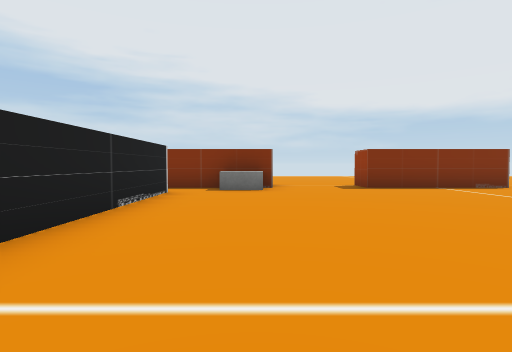
view 1 (above)

12 first-person views from a walk through a 3-D level made in the Unity game engine. The camera is 0.57 m above the floor, tilts 2° down and sees 80° across. The floor is counted in squares, 1 m on a side. Each view is taken from the middle of a square. On the plan, view 1 faces up. The plan holds only what a view shows up to about 9 squares ahead; the rest is blank. Some surface patterns are stand-ins.

view 2
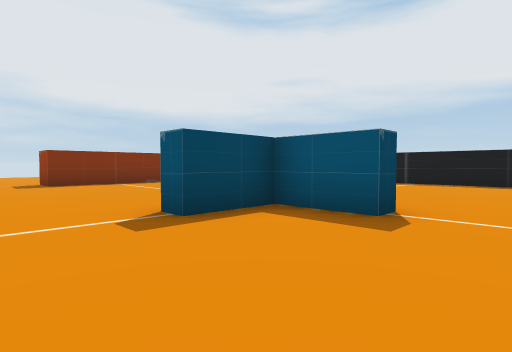

view 3
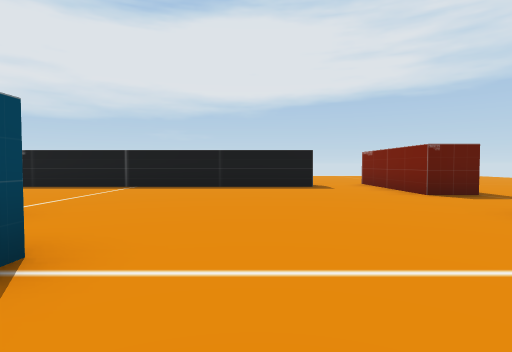

view 4
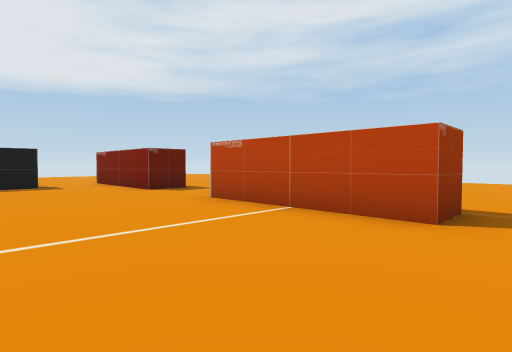

view 5
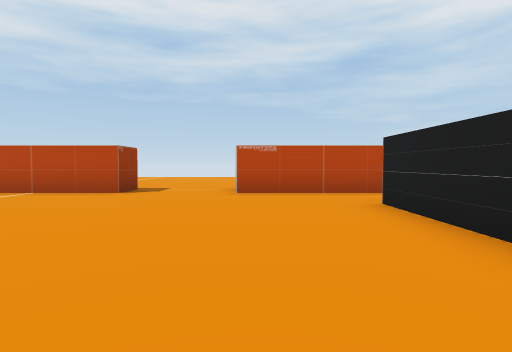

view 6
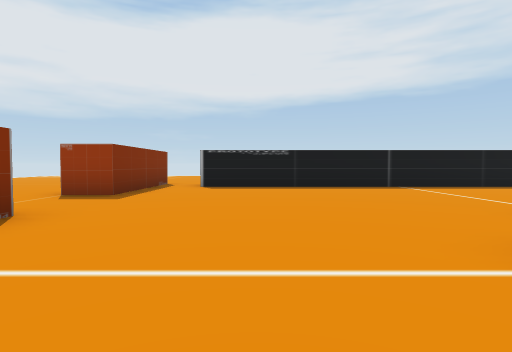

view 7
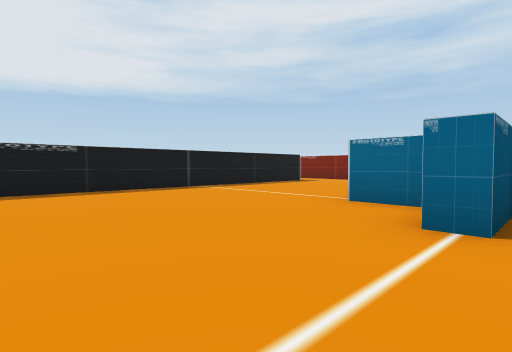

view 8
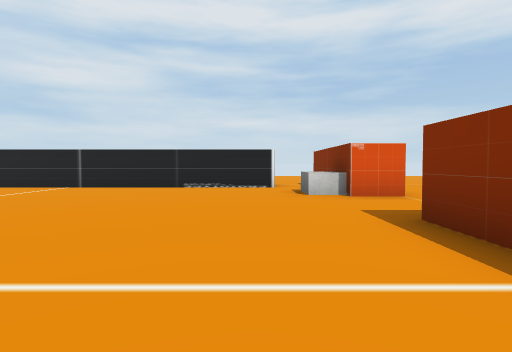

view 9
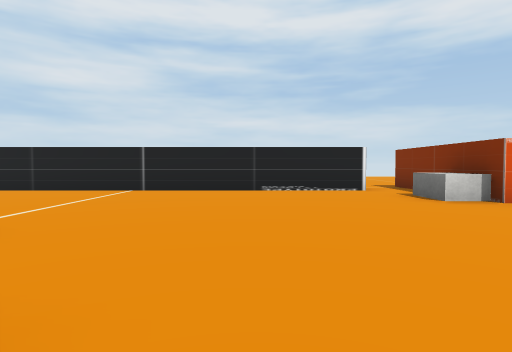

view 10
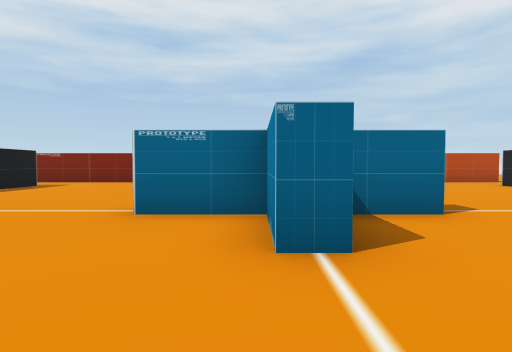

view 11
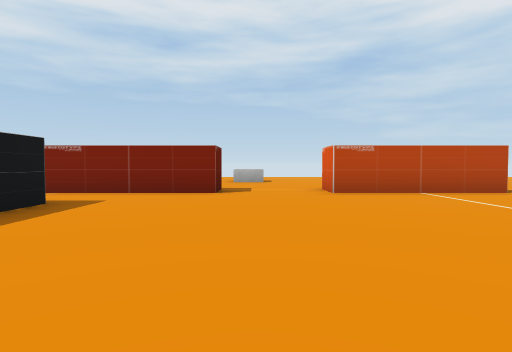

view 12
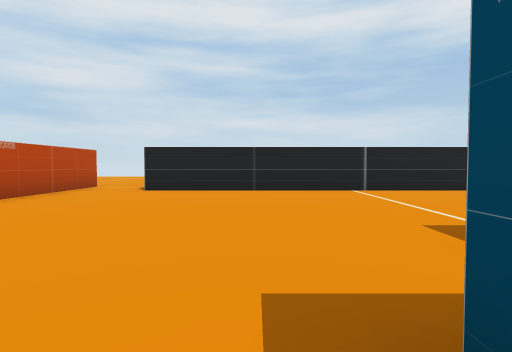

### Floor plan
Points are (right, up) in squares from view 1. A wall is a line through its corners. A room is listed if a view was taken in it or the views show most of it. See-through windows are left out.
Room 1 (views 1, 2, 3, 4, 5, 6, 7, 8, 9, 10, 11, 12)
walls: (5, -0.6) (4.4, -0.6) (4.4, 1) (2.8, 1) (2.8, 1.5) (4, 1.5); (4.4, 1.6) (4.4, 3) (4.9, 3) (4.9, 1.5) (6.5, 1.5); (2.8, -5.3) (6.4, -5.3); (8.8, -5.3) (10.5, -5.3); (-1.5, -5.3) (0.5, -5.3); (11.1, -3.6) (11.1, 6.5); (6.5, 7.7) (2.8, 7.7); (0.4, 7.7) (-1.5, 7.7); (-1.9, 6.5) (-1.9, -3.6); (10.5, 7.7) (8.8, 7.7)
ways out: opening at (-2.5, -4.5); opening at (-2.5, 7); opening at (1.5, -6); opening at (1.5, 8); opening at (7.5, -6); opening at (7.5, 8); opening at (11.5, -4.5); opening at (11.5, 7)
objects: cube (-1, 7) to (0, 7)

Where each view was taken, in squares from view 1:
view 1: 0 up, 0 right, facing up
view 2: 2 down, 1 right, facing up-right
view 3: 2 down, 3 right, facing right
view 4: 2 down, 2 right, facing down-right
view 5: 1 up, 0 right, facing down
view 6: 5 up, 3 right, facing right
view 7: 6 up, 4 right, facing down-right
view 8: 6 up, 6 right, facing left
view 9: 4 up, 5 right, facing left
view 10: 5 up, 5 right, facing down
view 11: 1 up, 8 right, facing down
view 12: 1 down, 5 right, facing left
